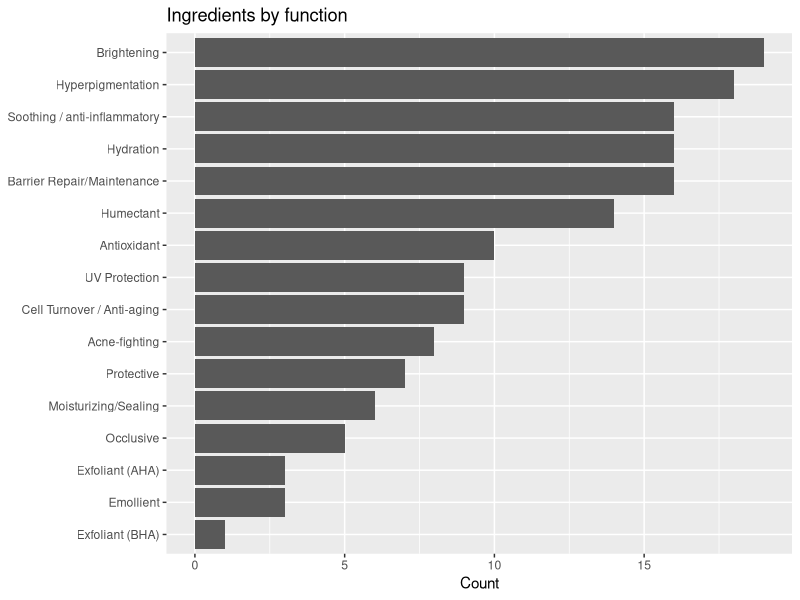
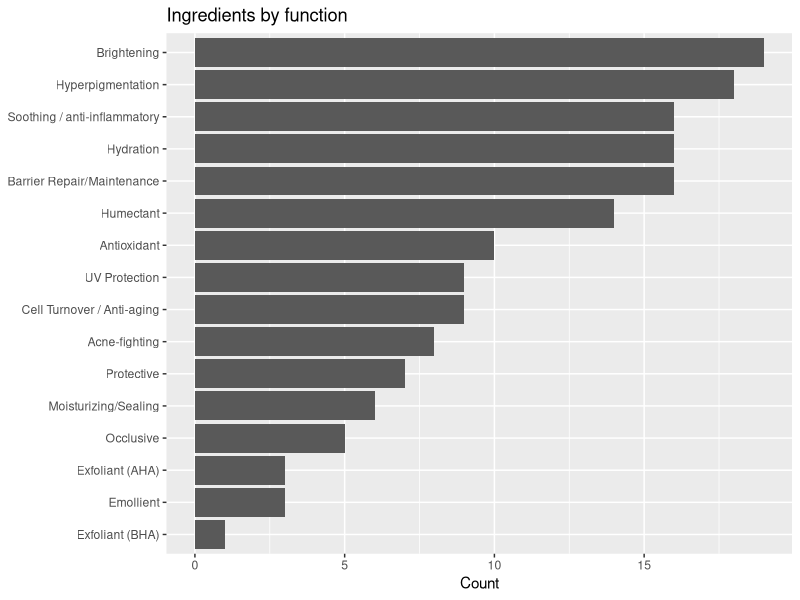

The R source for these figures, in order:
library(tidyverse)

# Some cells in the CSV have a trailing space (e.g. "Niacinamide "), so trim every text column
ingredients <- read_csv("ingredients.csv", show_col_types = FALSE) |>
  mutate(across(where(is.character), str_trim))

# Look up one ingredient by name
lookup <- function(name) {
  ingredients |>
    # Keep rows where the search term appears anywhere in the ingredient name (case-insensitive)
    filter(str_detect(tolower(Name), tolower(name))) |>
    select(Name, `INCI name`, Function, `Irritation potential`)
}

# Search by function, e.g. lookup_function("acne") or lookup_function("hydrat")
lookup_function <- function(fn) {
  ingredients |>
    filter(str_detect(tolower(Function), tolower(fn))) |>
    select(Name, Function, `Irritation potential`)
}

# Examples
lookup("niacinamide")
lookup_function("acne")

# Chart: how many ingredients per function (category)
ingredients |>
  separate_rows(Function, sep = ", ") |>
  count(Function, sort = TRUE) |>
  ggplot(aes(x = reorder(Function, n), y = n)) +
  geom_col() +
  coord_flip() +
  labs(title = "Ingredients by function", x = NULL, y = "Count")

ggsave("ingredients_by_function.png", width = 7, height = 5)
